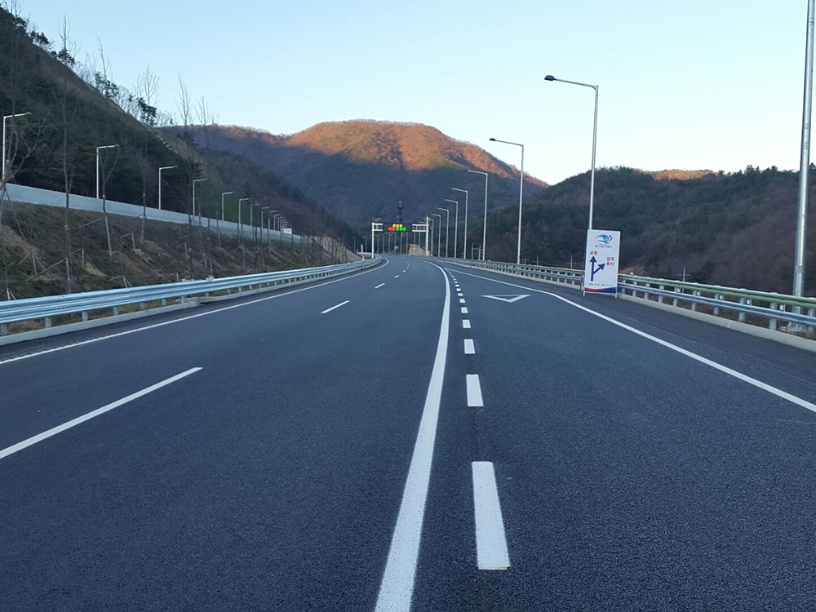
//> input picture Vision Lab/My_Canny/road.jpg, 816 x 612 px
$ ./canny   (built with g++ and OpenCV 4)
//> lines starting //> are read from the running program, lines starting //| are printed output that depends on the picture
#include <highgui.h>
#include <iostream>
#include <cv.h>
#include "opencv2/opencv.hpp"
#include "opencv2/objdetect.hpp"
#include "opencv2/highgui.hpp"
#include "opencv2/imgproc.hpp"
#include <cmath>

using namespace std;
using namespace cv;

const int sobel_Mask_X[3][3] = {1,2,1,0,0,0,-1,-2,-1};
const int sobel_Mask_Y[3][3] = {-1,0,1,-2,0,2,-1,0,1};

Mat make_Canny(Mat gray,Mat return_img,int HIGH,int LOW)
{

  Mat direct = Mat(gray.rows,gray.cols,CV_8UC1);  // theta 값 저장공간

  for(int y = 1;y < gray.rows-1;y++)
  {
    for(int x = 1;x < gray.cols-1;x++)
    {
      int sumX = 0;
      int sumY = 0;
      for(int m_x = -1;m_x<2;m_x++)
      {
        for(int m_y = -1;m_y<2;m_y++)
        {
          sumX = gray.at<uchar>(y+m_y,x+m_x)*sobel_Mask_X[m_x+1][m_y+1];
          sumY = gray.at<uchar>(y+m_y,x+m_x)*sobel_Mask_Y[m_x+1][m_y+1];
        }   // 소벨 마스크 적용
      }
      return_img.at<uchar>(y,x) = abs(sumX) + abs(sumY);

      // 적용된 마스크를 토대로 theta 값 적용
      double theta;
      if(return_img.at<uchar>(y,x) == 0)
      {
        if(sumY == 0)
          theta = 0;
        else
          theta = 90;

      }
      else
      {
        theta = atan2((float)sumY,(float)sumX)*180/M_PI;
      }
      // theta 구하기..

      // theta 값 토대로 0 , 45, 90, 135  direction 구하기...
      if((theta > -22.5 && theta < 22.5) || theta > 157.5 || theta < -157.5)
        direct.at<uchar>(y,x) = 0;
      else if((theta >= 22.5 && theta < 67.5) || (theta >= -157.5 && theta < -112.5))
        direct.at<uchar>(y,x) = 45;
      else if((theta >= 67.5 && theta <= 112.5) || (theta >= -112.5 && theta < -67.5))
        direct.at<uchar>(y,x) = 90;
      else
        direct.at<uchar>(y,x) = 135;
    }
  }
  // theta 값 계산 및 대입..
  Mat img_canny = Mat(gray.rows,gray.cols,CV_8UC1); // Local maximum 구하고 저장하기 위한 데이터..
  img_canny.setTo(Scalar(0)); // 굳이 for loop를 안써도 값을 초기화 할 수 있는 함수 발견..

  for(int y = 1; y < gray.rows-1;y++)
  {
    for(int x = 1; x< gray.cols-1;x++)
    {
      switch(direct.at<uchar>(y,x))
      {
        case 0 :
          if(return_img.at<uchar>(y,x) > return_img.at<uchar>(y-1,x) && return_img.at<uchar>(y,x) > return_img.at<uchar>(y+1,x))
          {
            img_canny.at<uchar>(y,x) = 255;
          }
          break;
        case 45 :
          if(return_img.at<uchar>(y,x) > return_img.at<uchar>(y-1,x+1) && return_img.at<uchar>(y,x) > return_img.at<uchar>(y+1,x-1))
          {
            img_canny.at<uchar>(y,x) = 255;
          }
          break;
        case 90 :
          if(return_img.at<uchar>(y,x) > return_img.at<uchar>(y,x+1) && return_img.at<uchar>(y,x) > return_img.at<uchar>(y,x-1))
          {
            img_canny.at<uchar>(y,x) = 255;
          }
          break;
        case 135 :
          if(return_img.at<uchar>(y,x) > return_img.at<uchar>(y-1,x-1) && return_img.at<uchar>(y,x) > return_img.at<uchar>(y+1,x+1))
          {
            img_canny.at<uchar>(y,x) = 255;
          }
          break;

      }   // end of switch
    }
  } //end of for loop

  Mat img_result = Mat(gray.rows,gray.cols,CV_8UC1);  // 지금까지 했던 과정을 토대로 canny 알고리즘 적용할 img
  img_result.setTo(Scalar(0));

  for(int y = 1; y<gray.rows-1 ; y++)
  {
    for(int x=1;x<gray.cols-1;x++)
    {
      if(img_canny.at<uchar>(y,x))
      {
        if(return_img.at<uchar>(y,x) > HIGH)
        {
          img_result.at<uchar>(y,x) = 255;
        }
        else if(return_img.at<uchar>(y,x) > LOW)
        {
          bool check =true;
          switch (direct.at<uchar>(y,x)) {
            case 0: // 90 도 검사
              if(return_img.at<uchar>(y,x-1) > HIGH || return_img.at<uchar>(y,x+1) > HIGH)
              {
                img_result.at<uchar>(y,x) =255;
              }
              break;
            case 45: // 135도 검사
              if(return_img.at<uchar>(y-1,x-1) > HIGH || return_img.at<uchar>(y+1,x+1) > HIGH)
              {
                img_result.at<uchar>(y,x) =255;
              }
              break;
            case 90: // 0도 검사
              if(return_img.at<uchar>(y-1,x) > HIGH || return_img.at<uchar>(y+1,x) > HIGH)
              {
                img_result.at<uchar>(y,x) =255;
              }
              break;
            case 135: // 45 검사
              if(return_img.at<uchar>(y+1,x-1) > HIGH || return_img.at<uchar>(y-1,x+1) > HIGH)
              {
                img_result.at<uchar>(y,x) =255;
              }
              break;
          }
        }
      }
    }
  }


  return img_result;
}

int main()
{
  Mat origin = imread("road.jpg");
//> origin is the input picture: 612 rows x 816 cols, CV_8UC3; mean B, G, R 133.4, 115.7, 96.6
  Mat gray,gray2,gaussian,canny_img,gaussian2,using_canny_function;

  int high,row;

  cout << "Set the values of treshold(High, Row)" << endl;
  cin >> high >> row;
//> the answer given: 100 3
  cvtColor(origin,gray,COLOR_BGR2GRAY);
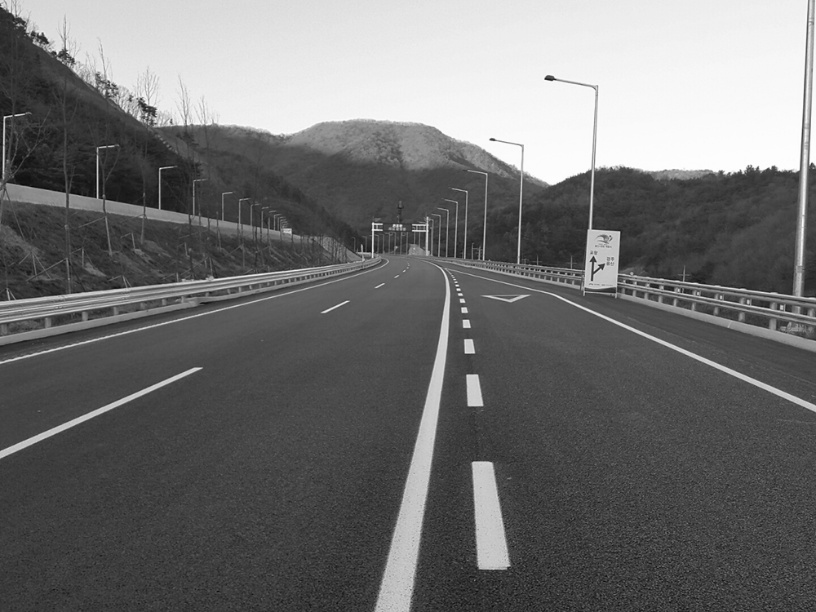
//> gray: 612 rows x 816 cols, CV_8UC1; min 7, max 255, mean 111.9
  cvtColor(origin,gray2,COLOR_BGR2GRAY);
  // 1 단계 가우시안 블러를 이용한 잡음 제거..
  GaussianBlur(gray,gaussian, Size(5, 5), 0);
  GaussianBlur(gray2,gaussian2, Size(5, 5), 0);

  Canny(gaussian2,using_canny_function,row,high);
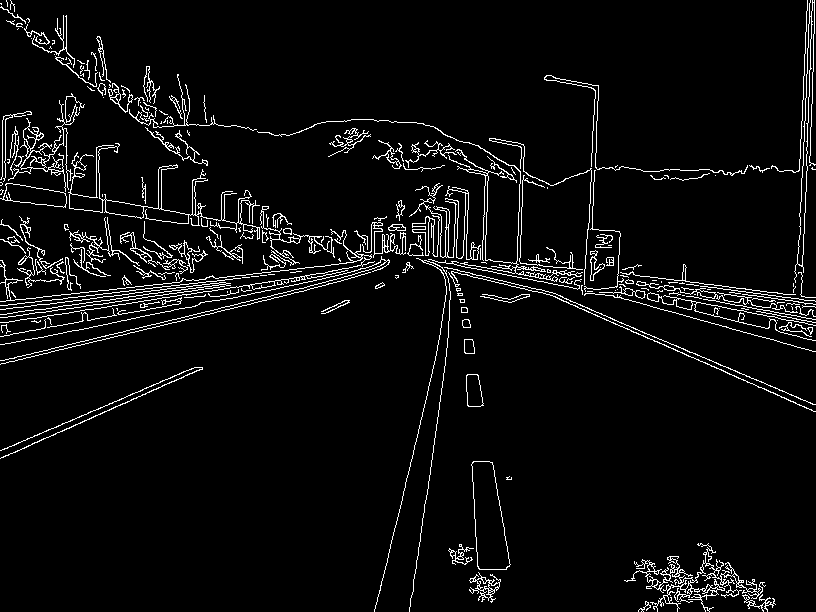
//> using_canny_function: 612 rows x 816 cols, CV_8UC1; 4.9% white in thin lines or dots


  canny_img = make_Canny(gaussian,gray,high,row);
//> after the loop in make_Canny, `for(int y = 1;y < gray.rows-1;y++)`:
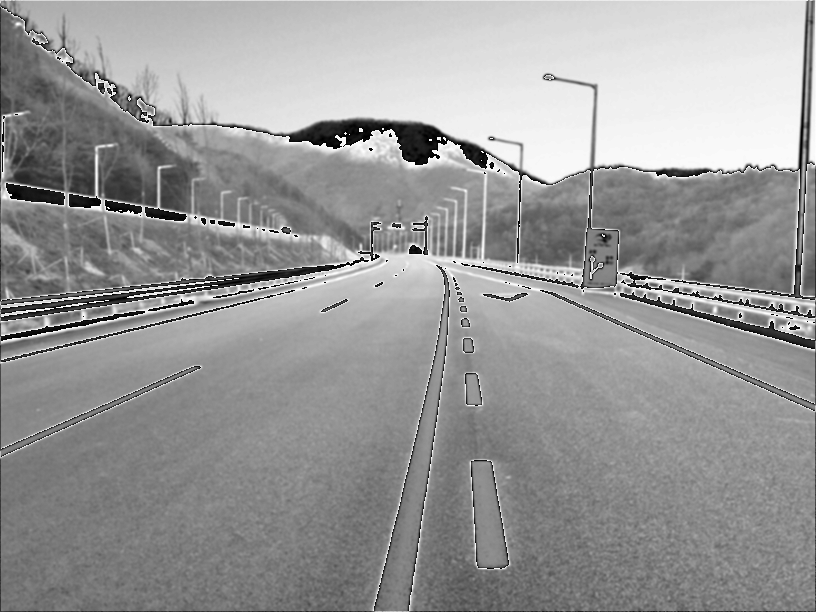
//> return_img: 612 rows x 816 cols, CV_8UC1; min 0, max 254, mean 151.7
//> after the loop in make_Canny, `for(int y = 1;y < gray.rows-1;y++)`:
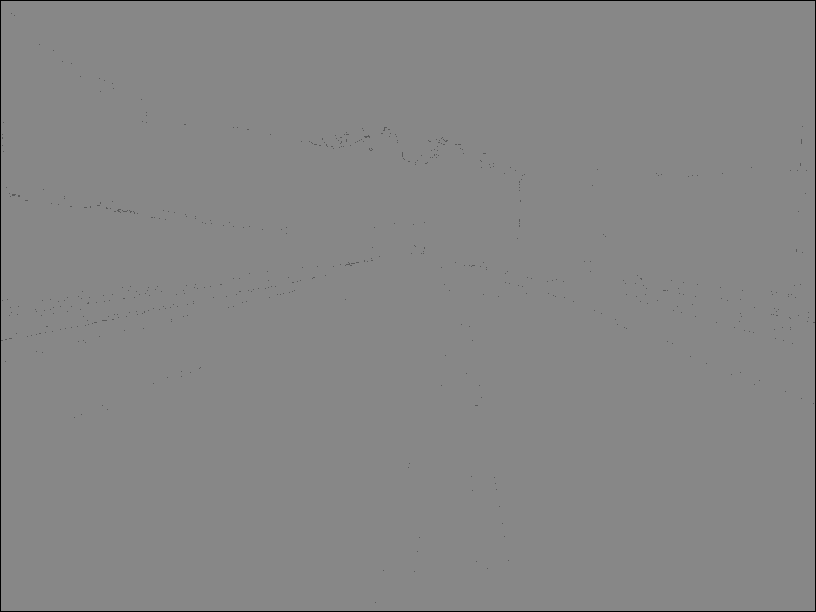
//> direct: 612 rows x 816 cols, CV_8UC1; min 0, max 135, mean 134.2
//> after the loop in make_Canny, `for(int y = 1; y < gray.rows-1;y++)`:
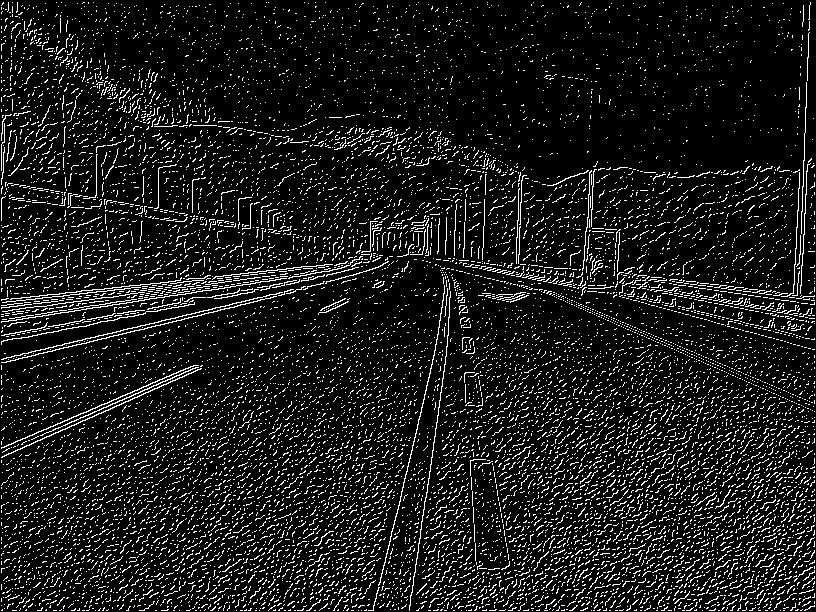
//> img_canny: 612 rows x 816 cols, CV_8UC1; 10.2% white in thin lines or dots
//> after the loop in make_Canny, `for(int y = 1; y<gray.rows-1 ; y++)`:
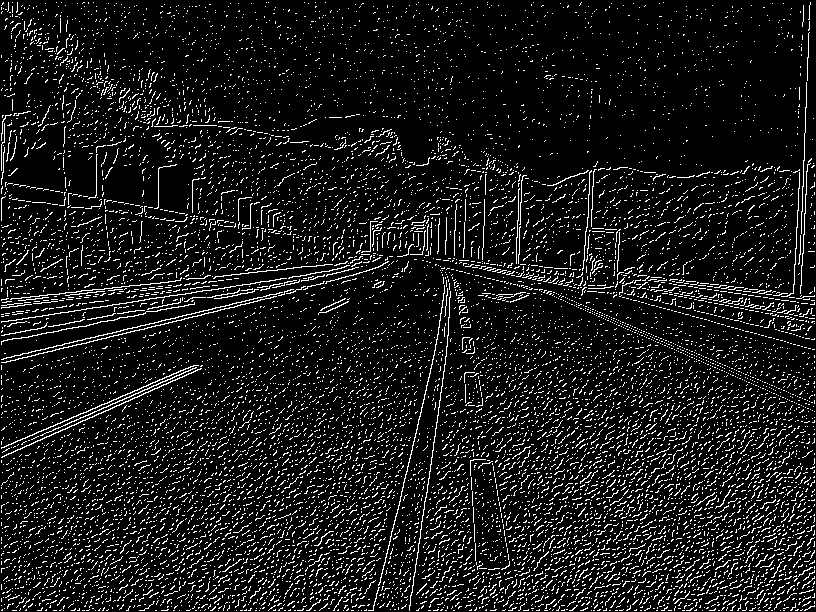
//> img_result: 612 rows x 816 cols, CV_8UC1; 9.7% white in thin lines or dots

  imshow("origin",origin);
  imshow("Gaussian Image",gaussian2);
  imshow("Canny Image(using my function)",canny_img);
  imshow("Canny Image(using library function)",using_canny_function);
  waitKey(0);

}
